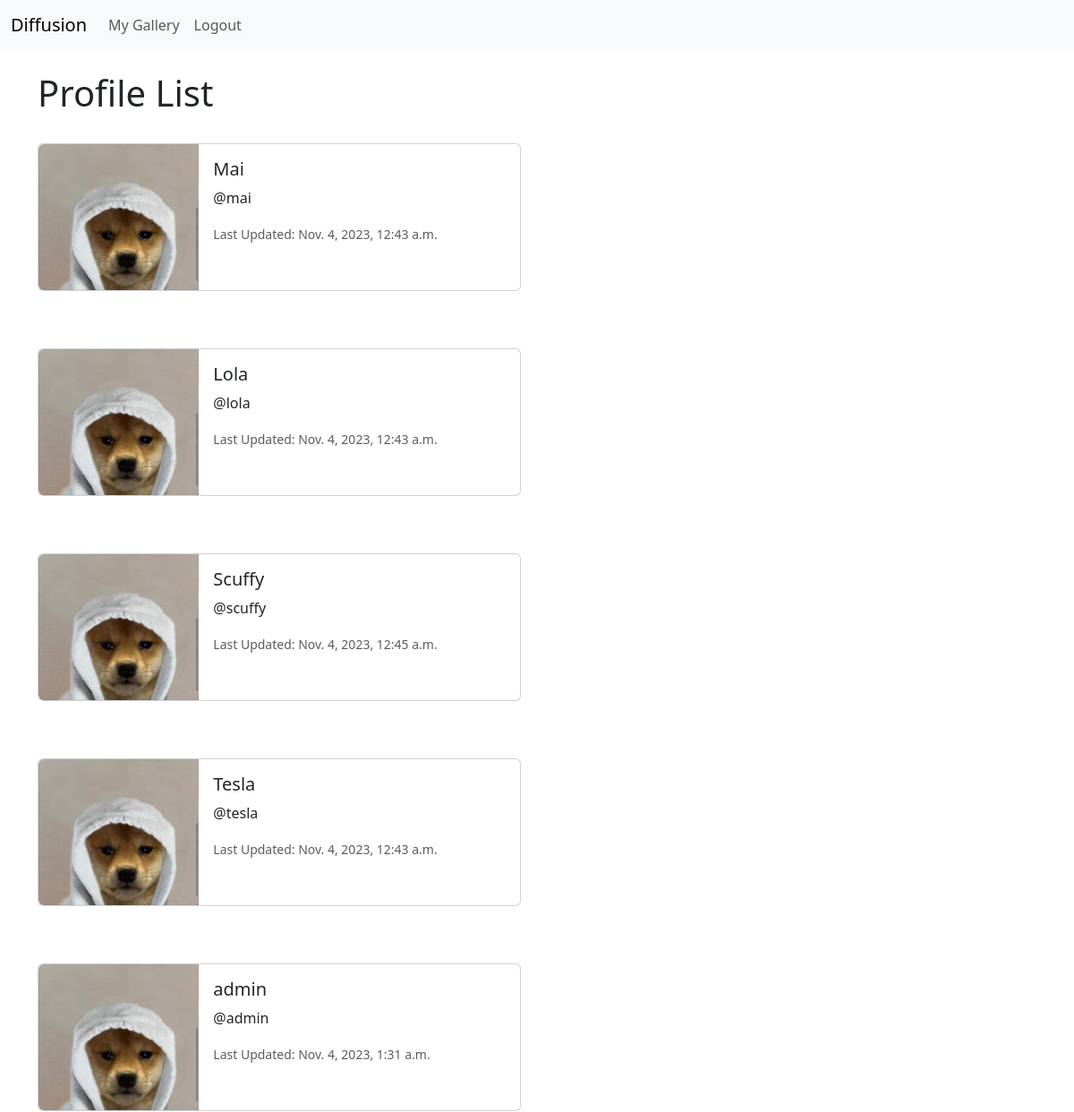
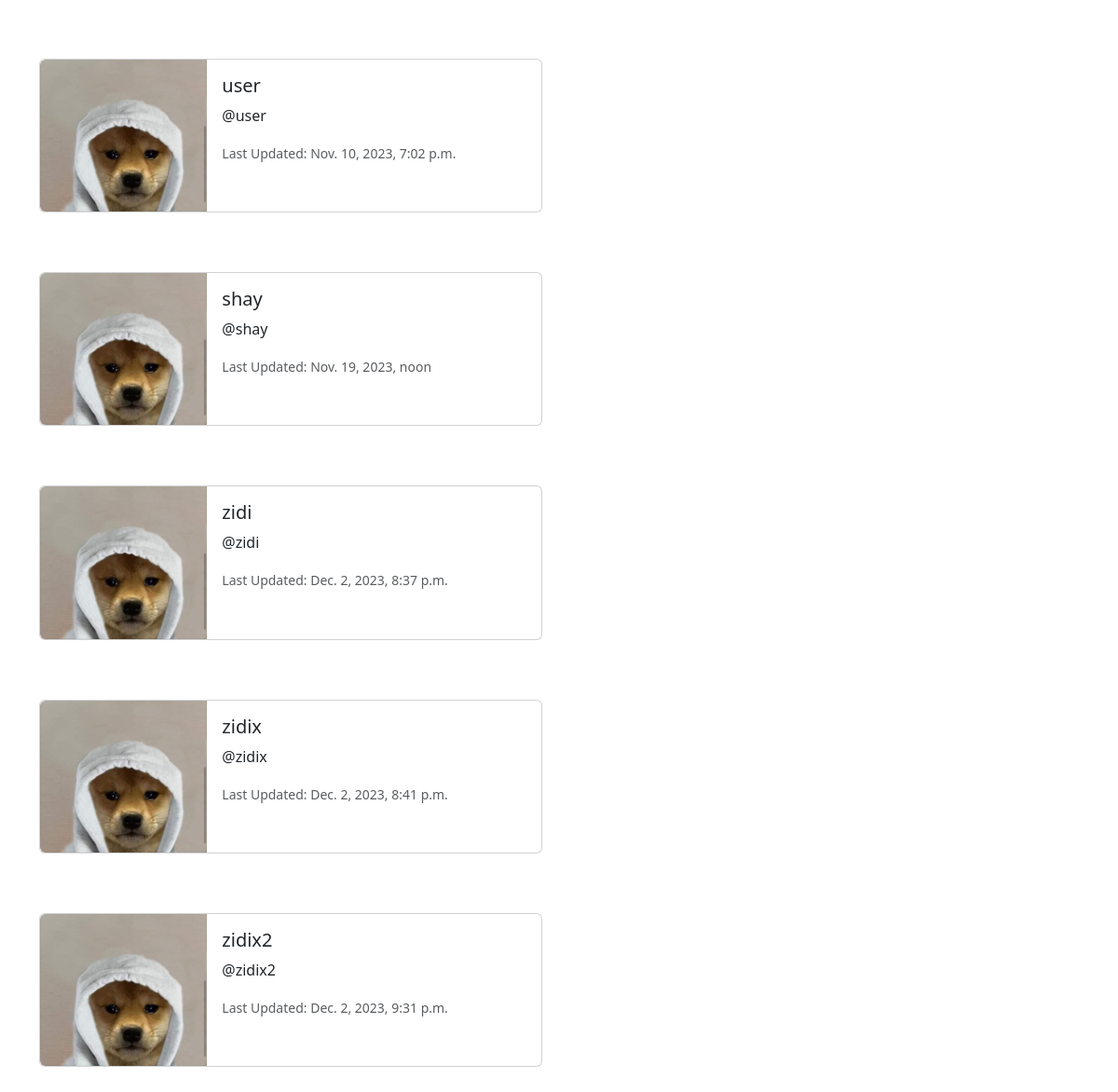
The page /profile_list/ (signed in) on the database its author committed (2 pictures, top to bottom).
### app/models.py (models this page shows, shortened)
class Profile(models.Model):
	user = models.OneToOneField(User, on_delete=models.CASCADE)
	follows = models.ManyToManyField("self",
		related_name="followed_by",
		symmetrical= False,
		blank=True)
	date_modified = models.DateTimeField(User, auto_now=True)

### app/views.py (the view)
# urls.py: path('profile_list/', views.profile_list, name="profile_list"),
def profile_list(request):
	if request.user.is_authenticated:
		profiles = Profile.objects.exclude(user=request.user)
		return render(request, 'profile_list.html', {"profiles":profiles})
	else:
		messages.success(request, ("You Must Be Logged In To Use This Page"))
		return redirect('home')

### app/templates/profile_list.html
{% extends 'base.html' %}
{% load static %}
{% block content %}
	<h1> Profile List </h1>
	<br>
	{% if profiles %}
		{% for profile in profiles %}
			<div class="card mb-3" style="max-width: 540px;">
			  <div class="row g-0">
			    <div class="col-md-4">
			      <img src="{% static 'images/dog.jpg' %}" class="img-fluid rounded-start" alt="Profile Pic">
			    </div>
			    <div class="col-md-8">
			      <div class="card-body">
			        <h5 class="card-title">{{profile.user.username}}</h5>
			        <p class="card-text">@{{profile.user.username|lower}}</p>
			        <p class="card-text"><small class="text-body-secondary">Last Updated: {{profile.date_modified}}</small></p>
			      </div>
			    </div>
			  </div>
			</div>
			<br><br>
		{% endfor %}
	{% endif %}
{% endblock %}

### rows shown on the page
Profile: user.username "Mai", user.username "mai", date_modified "Nov. 4, 2023, 12:43 a.m."
Profile: user.username "Lola", user.username "lola", date_modified "Nov. 4, 2023, 12:43 a.m."
Profile: user.username "Scuffy", user.username "scuffy", date_modified "Nov. 4, 2023, 12:45 a.m."
Profile: user.username "Tesla", user.username "tesla", date_modified "Nov. 4, 2023, 12:43 a.m."
Profile: user.username "admin", date_modified "Nov. 4, 2023, 1:31 a.m."
Profile: user.username "user", date_modified "Nov. 10, 2023, 7:02 p.m."
Profile: user.username "shay", date_modified "Nov. 19, 2023, noon"
Profile: user.username "zidi", date_modified "Dec. 2, 2023, 8:37 p.m."
Profile: user.username "zidix", date_modified "Dec. 2, 2023, 8:41 p.m."
Profile: user.username "zidix2", date_modified "Dec. 2, 2023, 9:31 p.m."
